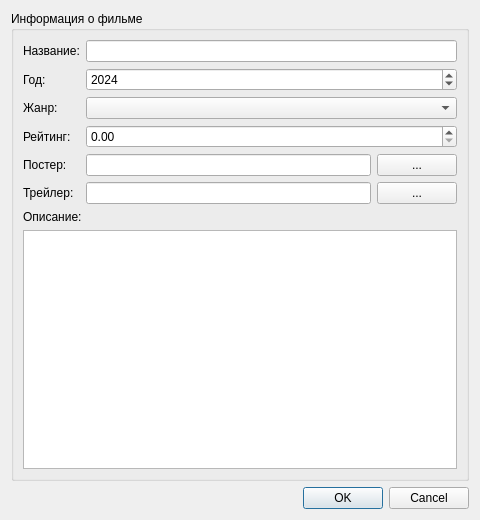
<?xml version="1.0" encoding="UTF-8"?>
<ui version="4.0">
 <class>MovieDialog</class>
 <widget class="QDialog" name="MovieDialog">
  <property name="geometry"><rect><x>0</x><y>0</y><width>480</width><height>520</height></rect></property>
  <property name="windowTitle"><string>Фильм</string></property>
  <layout class="QVBoxLayout" name="vl_main">
   <item>
    <widget class="QGroupBox" name="gb_main">
     <property name="title"><string>Информация о фильме</string></property>
     <layout class="QFormLayout" name="fl_main">
      <item row="0" column="0"><widget class="QLabel" name="lbl_title"><property name="text"><string>Название:</string></property></widget></item>
      <item row="0" column="1"><widget class="QLineEdit" name="edit_title"/></item>
      <item row="1" column="0"><widget class="QLabel" name="lbl_year"><property name="text"><string>Год:</string></property></widget></item>
      <item row="1" column="1"><widget class="QSpinBox" name="spin_year">
        <property name="minimum"><number>1900</number></property>
        <property name="maximum"><number>2100</number></property>
        <property name="value"><number>2024</number></property>
      </widget></item>
      <item row="2" column="0"><widget class="QLabel" name="lbl_genre"><property name="text"><string>Жанр:</string></property></widget></item>
      <item row="2" column="1"><widget class="QComboBox" name="combo_genre"/></item>
      <item row="3" column="0"><widget class="QLabel" name="lbl_rating"><property name="text"><string>Рейтинг:</string></property></widget></item>
      <item row="3" column="1"><widget class="QDoubleSpinBox" name="spin_rating">
        <property name="maximum"><double>10.0</double></property>
        <property name="singleStep"><double>0.1</double></property>
      </widget></item>
      <item row="4" column="0"><widget class="QLabel" name="lbl_poster"><property name="text"><string>Постер:</string></property></widget></item>
      <item row="4" column="1">
       <layout class="QHBoxLayout" name="hl_poster">
        <item><widget class="QLineEdit" name="edit_poster"/></item>
        <item><widget class="QPushButton" name="btn_poster"><property name="text"><string>...</string></property></widget></item>
       </layout>
      </item>
      <item row="5" column="0"><widget class="QLabel" name="lbl_audio"><property name="text"><string>Трейлер:</string></property></widget></item>
      <item row="5" column="1">
       <layout class="QHBoxLayout" name="hl_audio">
        <item><widget class="QLineEdit" name="edit_audio"/></item>
        <item><widget class="QPushButton" name="btn_audio"><property name="text"><string>...</string></property></widget></item>
       </layout>
      </item>
      <item row="6" column="0" colspan="2"><widget class="QLabel" name="lbl_desc"><property name="text"><string>Описание:</string></property></widget></item>
      <item row="7" column="0" colspan="2"><widget class="QTextEdit" name="edit_desc"><property name="maximumHeight"><number>120</number></property></widget></item>
     </layout>
    </widget>
   </item>
   <item>
    <widget class="QDialogButtonBox" name="buttonBox">
     <property name="standardButtons"><set>QDialogButtonBox::Ok|QDialogButtonBox::Cancel</set></property>
    </widget>
   </item>
  </layout>
 </widget>
 <resources/>
 <connections>
  <connection>
   <sender>buttonBox</sender>
   <signal>accepted()</signal>
   <receiver>MovieDialog</receiver>
   <slot>accept()</slot>
   <hints>
    <hint type="sourcelabel"><x>240</x><y>490</y></hint>
    <hint type="destinationlabel"><x>240</x><y>259</y></hint>
   </hints>
  </connection>
  <connection>
   <sender>buttonBox</sender>
   <signal>rejected()</signal>
   <receiver>MovieDialog</receiver>
   <slot>reject()</slot>
   <hints>
    <hint type="sourcelabel"><x>240</x><y>490</y></hint>
    <hint type="destinationlabel"><x>240</x><y>259</y></hint>
   </hints>
  </connection>
 </connections>
</ui>
